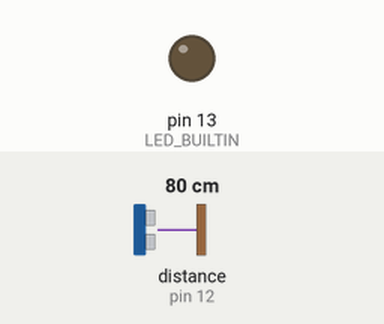
Simulated run of this sketch. Board: Arduino Uno, built with avr-gcc and run on an emulated ATmega328P. Shown: output pins drawn as LEDs (lit = HIGH). The test bench sets the inputs (shaded band); at power-on: distance to the obstacle (sensor on pin 12) 80 cm. The echo pulse lasts 58.3 µs per cm.

Above: at 1.8 s.
1.9 s: distance to the obstacle (sensor on pin 12) set to 22 cm
3.4 s: distance to the obstacle (sensor on pin 12) set to 18 cm
At 5.2 s:
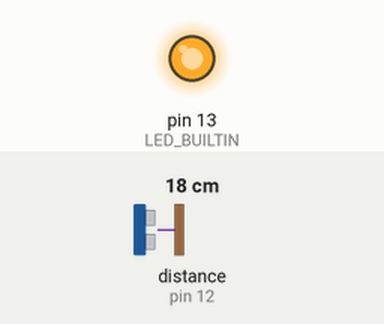
5.5 s: distance to the obstacle (sensor on pin 12) set to 35 cm
At 7.1 s:
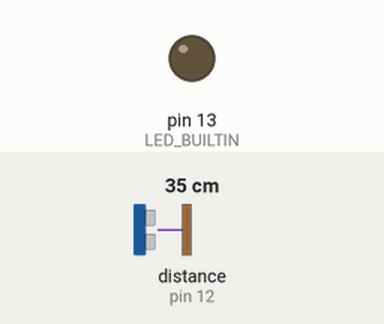
7.5 s: distance to the obstacle (sensor on pin 12) set to 4 cm
At 8.7 s:
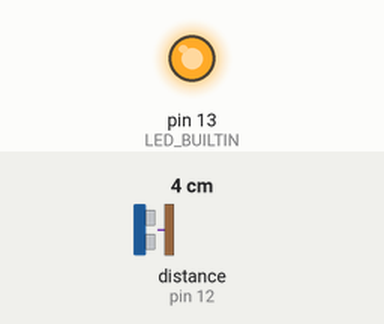
Timing chart, 0 to 10.5 s (numbered marks = the images above; inputs shaded):
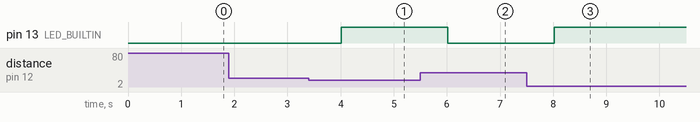

The sketch:

hc-sr04_builtinLED.ino
```cpp
/*
  HC-SR04 NewPing Duration Demonstration
  HC-SR04-NewPing-Duration.ino
  Demonstrates using Duration function of NewPing Library for HC-SR04 Ultrasonic Range Finder
  Displays results on Serial Monitor

  DroneBot Workshop 2017
  http://dronebotworkshop.com
*/

// This uses Serial Monitor to display Range Finder distance readings

// Include NewPing Library
#include "NewPing.h"

// Hook up HC-SR04 with Trig to Arduino Pin 10, Echo to Arduino pin 13
// Maximum Distance is 400 cm

#define TRIGGER_PIN  11
#define ECHO_PIN     12
#define MAX_DISTANCE 400

NewPing sonar(TRIGGER_PIN, ECHO_PIN, MAX_DISTANCE);

float duration, distance;

void setup() {
  Serial.begin (9600);
  pinMode(LED_BUILTIN, OUTPUT);
}

void loop() {

  duration = sonar.ping();

  // Determine distance from duration
  // Use 343 metres per second as speed of sound
  // Note: above is only true at specific temperature ... true distance needs to take temp and humidity into account

  distance = (duration / 2) * 0.0343;

  // Send results to Serial Monitor
  // Serial.print("Distance = ");
  if (distance >= 400 || distance <= 2) {
    Serial.println("Out of range");
  }
  else {
    // Serial.print(distance);
    // Serial.println(" cm");
    if (distance < 20) {
      digitalWrite(LED_BUILTIN, HIGH);
    }
    else {
      digitalWrite(LED_BUILTIN, LOW);
    }
    // delay(100);
  }
  delay(1000);
}
```

Measured:
- the behaviour switches between 21 and 20 cm on distance to the obstacle (sensor on pin 12) (found by bisection; images 0 and 1)
- after the input at 1.9 s, every drawn part: stays the same
- after the input at 3.4 s, pin 13 (LED_BUILTIN): LOW → HIGH after 0.62 s
- after the input at 5.5 s, pin 13 (LED_BUILTIN): HIGH → LOW after 0.52 s
- after the input at 7.5 s, pin 13 (LED_BUILTIN): LOW → HIGH after 0.52 s
